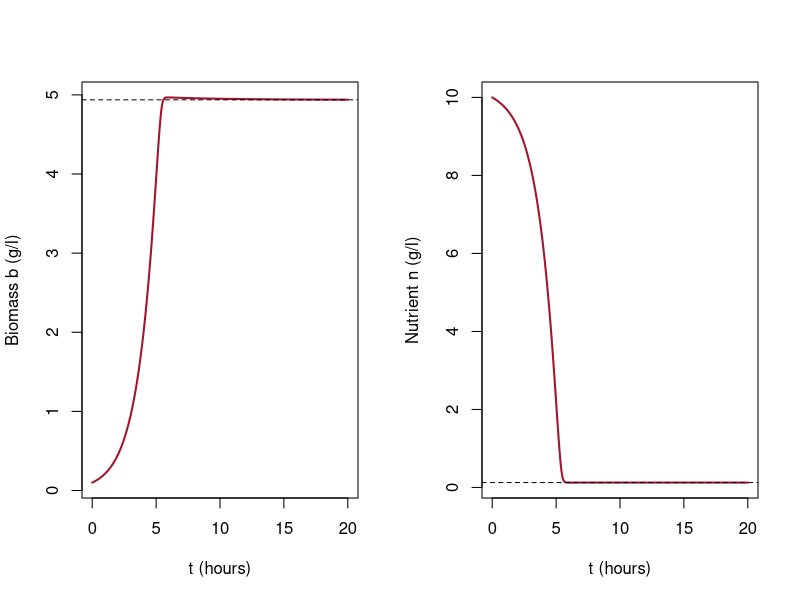

Write R code to recreate this figure.
# Fig. 4.20: Biomass and nutrient in the bioreactor (book, Section 4.4, Eq. 4.17)
# db/dt = K(n) b - D b,  dn/dt = -nu K(n) b - D n + D n_in  with K(n) = kmax n/(k50 + n), D = 0.2, n_in = 10, nu = 2, kmax = 1, k50 = 0.5
# start with b(0) = 0.1 g/l and n(0) = n_in; dashed the steady state n* = D k50/(kmax - D), b* = (n_in - n*)/nu
# (c) 2026 Philipp Kügler · Program for the book "Dynamical Systems in the Life Sciences" · MIT License (see LICENSE)
library(deSolve)                         # package deSolve: install.packages("deSolve")
D <- 0.2; nin <- 10; nu <- 2; kmax <- 1; k50 <- 0.5    # D in 1/h, concentrations in g/l
K <- function(n) kmax * n / (k50 + n)                  # Monod growth rate
f <- function(t, z) c(K(z[2]) * z[1] - D * z[1], -nu * K(z[2]) * z[1] - D * z[2] + D * nin)
loese <- function(f, z0, t) ode(z0, t, function(t, z, p) list(f(t, z)), NULL, method = "lsoda", rtol = 1e-10, atol = 1e-12)

x <- loese(f, c(0.1, nin), seq(0, 20, length.out = 2001))
b <- x[, 2]; n <- x[, 3]
ns <- D * k50 / (kmax - D); bs <- (nin - ns) / nu
cat(sprintf("steady state: n* = %.4f g/l,  b* = %.4f g/l\n", ns, bs))
cat(sprintf("b(20) = %.4f,  n(20) = %.4f;  largest biomass %.4f at t = %.2f h\n", b[length(b)], n[length(n)], max(b), x[which.max(b), 1]))
par(mfrow = c(1, 2))
plot(x[, 1], b, type = "l", col = rgb(0.64, 0.08, 0.18), lwd = 2, xlab = "t (hours)", ylab = "Biomass b (g/l)"); abline(h = bs, lty = 2)
plot(x[, 1], n, type = "l", col = rgb(0.64, 0.08, 0.18), lwd = 2, xlab = "t (hours)", ylab = "Nutrient n (g/l)"); abline(h = ns, lty = 2)
